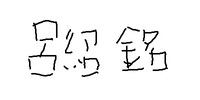
#> input picture HW3/sign.jpg, 200 x 100 px; the run also reads 1 picture not shown here
$ python HW3.py   (older library calls are emulated)
#> lines starting #> are read from the running program, lines starting #| are printed output that depends on the picture; after the words box and inside, x2 and y2 are one past the last pixel; in counts of white or black regions, pixels touching at a corner belong together; pictures that were not available may be replaced by others from this repository, and a replacement may not be noted
import cv2
import numpy as np
sign_img = cv2.imread("sign.jpg", cv2.IMREAD_GRAYSCALE) #讀取簽名
#> sign_img is the input picture: shape (100, 200); min 0, max 255, mean 243.8

def gussenfilter(img, size):
    img = cv2.GaussianBlur(img, (size, size), 0) #高斯濾波
    return img

def compute_gradient(img, size=3):
    x= cv2.Sobel(img,cv2.CV_64F, 1, 0, ksize=size) #計算x方向梯度
    y= cv2.Sobel(img,cv2.CV_64F, 0, 1, ksize=size) #計算y方向梯度
    grad = np.sqrt(np.power(x,2) + np.power(y,2)) #計算梯度
    angle = np.arctan2(y, x) #計算角度
    return grad, angle

def non_max(grad, angle):
    result = np.zeros(grad.shape,dtype="int32") #建立結果數列
    for i in range(1, grad.shape[0]-1):
        for j in range(1, grad.shape[1]-1): #遍歷整個圖像
            if(angle[ i ,j]< 0): #調整到0-pi之間
                angle[i ,j] += np.pi
            if (angle[i, j] >= 7/8*np.pi or angle[i, j] < 1/8*np.pi): #判斷角度
                if grad[i, j] > grad[i, j+1] and grad[i, j] > grad[i, j-1]: #判斷是否為最大值
                    result[i, j] = grad[i, j] #將最大值存入結果數列
                else:
                    result[i, j] = 0 #不是最大值存入0
            elif (angle[i, j] >= 1/8*np.pi and angle[i, j] < 3/8*np.pi): #判斷角度
                if grad[i, j] > grad[i-1, j-1] and grad[i, j] > grad[i+1, j+1]: #判斷是否為最大值
                    result[i, j] = grad[i, j] #將最大值存入結果數列
                else:
                    result[i, j] = 0 #不是最大值存入0
            elif (angle[i, j] >= 3/8*np.pi and angle[i, j] < 5/8*np.pi):
                if grad[i, j] > grad[i-1, j] and grad[i, j] > grad[i+1, j]:
                    result[i, j] = grad[i, j]
                else:
                    result[i, j] = 0
            else:
                if grad[i, j] > grad[i-1, j+1] and grad[i, j] > grad[i+1, j-1]:
                    result[i, j] = grad[i, j]
                else:
                    result[i, j] = 0
    return result

def double_threshold(img, low, high):
    result = np.zeros(img.shape, dtype="uint8") #建立結果數列
    for i in range(1, img.shape[0]-1):
        for j in range(1, img.shape[1]-1): #遍歷整個圖像
            if img[i, j] > high: #判斷是否大於high
                result[i, j] = 255 #強邊界
            elif img[i, j] < low: #判斷是否小於low
                result[i, j] = 0 #非邊界
            else:
                result[i, j] = 128  #弱邊界
    return result

def edge_linking_dfs(img):
    processimg = img.copy() #複製圖片
    edge = np.zeros(img.shape, dtype="uint8")  #建立結果數列
    directions = [(-1, 0), (1, 0), (0, -1), (0, 1), (-1, -1), (-1, 1), (1, -1), (1, 1)] # 定義方向
    def dfs(x, y): # 定義深度優先搜索函數
        stack = [(x, y)] # 初始化堆疊
        while stack: # 當堆疊不為空
            cx, cy = stack.pop() # 取出堆疊頂部元素
            if edge[cx, cy] == 0:  # 尚未訪問
                edge[cx, cy] = 255  # 標記為邊緣
                for dx, dy in directions: # 遍歷所有方向
                    nx, ny = cx + dx, cy + dy # 計算下一個位置
                    if 0 <= nx < processimg.shape[0] and 0 <= ny < processimg.shape[1]: # 確保位置在圖像範圍內
                        if processimg[nx, ny] == 128 and edge[nx, ny] == 0:  # 與弱邊緣相連
                            processimg[nx, ny] = 255  # 標記為強邊緣
                            stack.append((nx, ny)) # 將位置加入堆疊
    for i in range(img.shape[0]):
        for j in range(img.shape[1]): # 遍歷整個圖像
            if processimg[i, j] == 255 and edge[i, j] == 0:  # 強邊緣且未處理
                dfs(i, j) # 進行深度優先搜索
    return edge

def hough_transform(edge_image, theta_res=np.pi/180, rho_res=1, threshold=50, sample_rate=0.5, delta_theta=1, delta_rho=1 ,picturenumber =0):
    height, width = edge_image.shape  # 取得影像尺寸
    diag_len = int(np.sqrt(height**2 + width**2))  # 影像對角線長度
    rhos = np.arange(-diag_len, diag_len , rho_res)  # ρ 的範圍 (-d 到 d)
    thetas = np.arange(0, np.pi, theta_res)  # θ 的範圍 (0 到 180 度)

    edge_points = np.argwhere(edge_image)  # 取得所有邊緣點
    sampled_points_idx = np.random.choice(edge_points.shape[0],size = int(len(edge_points)*sample_rate),replace= False)  # 隨機選擇部分邊緣點
    sampled_points = edge_points[sampled_points_idx]  # 取得部分邊緣點
    print("samplepoint:"+str(len(sampled_points))) #印出取樣點數量

    accumulator = np.zeros((len(rhos), len(thetas)), dtype=np.float64) # 建立累加器

    for y, x in sampled_points:
        for theta_idx, theta in enumerate(thetas): # 遍歷所有角度
            rho = int(x * np.cos(theta) + y * np.sin(theta))  # 計算 ρ 值
            rho_idx = np.argmin(np.abs(rhos - rho))  # 取得最接近的索引
            rho_range = np.arange(max(rho_idx - delta_rho , 0), min(rho_idx + delta_rho + 1, len(rhos))) # 取得擴張範圍
            theta_range = np.arange(max(theta_idx - delta_theta,0), min(theta_idx + delta_theta + 1, len(thetas)))# 取得擴張範圍
            for r_idx in rho_range:
                for t_idx in theta_range: # 遍歷所有範圍
                    if(r_idx == rho_idx and t_idx == theta_idx): #如果是原本的點
                        accumulator[r_idx, t_idx] += 1 #累加1
                    else: #如果不是原本的點
                        accumulator[r_idx, t_idx] += 0.3 #累加0.3
    showimg(accumulator, f"accumulator_im{picturenumber+1}.jpg") #存檔
    lines = [] # 初始線段
    for rho_idx, theta_idx in np.argwhere(accumulator >= threshold): # 取得所有大於閾值的索引
        rho = rhos[rho_idx] # 取得 rho 值
        theta = thetas[theta_idx] # 取得 theta 值
        lines.append((rho, theta)) # 加入線段

    return lines

def drowline(img, lines):
    print("linenumber:"+str(len(lines))) #印出線段數量
    if lines is not None: # 如果有線段
        for line in lines: # 遍歷所有線段
            rho, theta = line  # 提取 rho 和 theta
            a = np.cos(theta) # 計算 cos(theta)
            b = np.sin(theta) # 計算 sin(theta)
            x0 = a * rho # 計算 x0
            y0 = b * rho # 計算 y0
            # 計算兩個端點
            x1 = int(x0 + 2000 * (-b))
            y1 = int(y0 + 2000 * (a))
            x2 = int(x0 - 2000 * (-b))
            y2 = int(y0 - 2000 * (a))
            cv2.line(img, (x1, y1), (x2, y2), (0, 255, 0), 1)# 在圖像上繪製直線


def canny_edge(img, gussenfiltersize, compute_gradientsize,low, high, i):
    processimg = img.copy() #複製圖片
    processimg = gussenfilter(processimg, gussenfiltersize)#高斯濾波
    grad, angle = compute_gradient(processimg, compute_gradientsize)#計算梯度
    showimg(grad, f"grad_im{i+1}.jpg") #存檔
    grad = non_max(grad, angle) #非極大值抑制
    showimg(grad, f"non_max_im{i+1}.jpg") #存檔
    grad = double_threshold(grad ,low , high) #雙閾值
    gradresult = edge_linking_dfs(grad) #邊緣連接
    return gradresult, grad

def sign(input):
    (h, w) = input.shape  # 取得圖片height 、width(黑白)
    #簽名在圖片的右下角位置
    for i in range(100):
        for j in range(200):
            if sign_img[i][j] < 50:  # 如果該位置小於50(黑色)，則將該位置像素調整為全白
                input[h - 100 + i][w - 200 + j] = 255
    return input

def signcolor(input):
    (h, w , r) = input.shape  # 取得圖片height 、width(黑白)
    #簽名在圖片的右下角位置
    for i in range(100):
        for j in range(200):
            if sign_img[i][j] < 50:  # 如果該位置小於50(黑色)，則將該位置像素調整為全黑
                for k in range(r): #  遍歷所有通道
                    input[h - 100 + i][w - 200 + j][k] = 0 # 將該位置像素調整為全黑
    return input

def showimg(img, name):
    (h, w) = img.shape
    showpicture = np.zeros((h, w), dtype="uint8")
    for i in range(h):
        for j in range(w):
            if(img[i][j] > 255):
                showpicture[i][j] = 255
            elif(img[i][j] < 0):
                showpicture[i][j] = 0
            else:
                showpicture[i][j] = img[i][j]
    showpicture = sign(showpicture)
    cv2.imwrite(name, showpicture)

if __name__ == "__main__":
    parameter=[[50, 150, 70],[50, 150, 80],[50, 150, 80]]#參數(low,higt,threshold)

    for i in range(0, 3):
        img = cv2.imread(f"im{i+1}.jpg") #讀取圖片
        imgresize = cv2.resize(img, (int(img.shape[1]/4), int(img.shape[0]/4)))#縮小圖片
#> imgresize: shape (468, 625, 3); every value is 0
        imgresizegray = cv2.cvtColor(imgresize, cv2.COLOR_BGR2GRAY)#轉換成灰階圖片
#> imgresizegray: shape (468, 625); every value is 0
        gradresult,grad = canny_edge(imgresizegray , 5, 3, parameter[i][0], parameter[i][1],i) #canny邊緣檢測
#> in compute_gradient, `x= cv2.Sobel(img,cv2.CV_64F, 1, 0, ksize=size)`: x: shape (468, 625) float64; every value is 0
#> after the loop in sign, `for i in range(100):`:
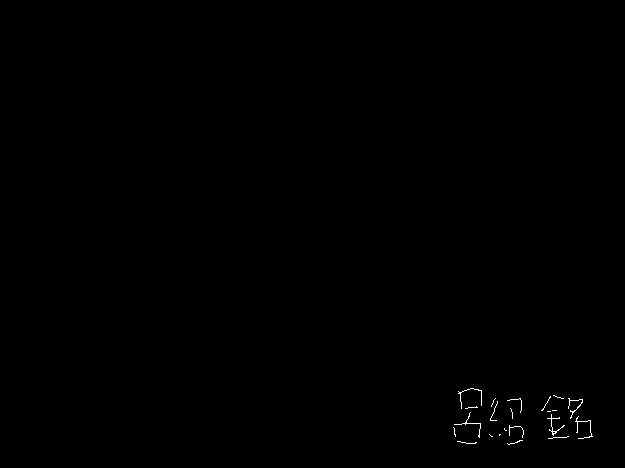
#> input: shape (468, 625); 0.18% white in thin lines or dots, all inside (x1, y1, x2, y2) = (453, 388, 593, 445)
#> after the loop in non_max, `for i in range(1, grad.shape[0]-1):`: result: shape (468, 625) int32; every value is 0
        grad = sign(grad) #簽名
        gradresult = sign(gradresult) #簽名
        cv2.imwrite(f"double_im{i+1}.jpg", grad) #存檔
        cv2.imwrite(f"cannyedge_im{i+1}.jpg", gradresult) #存檔

        lines= hough_transform(gradresult,  threshold=parameter[i][2],sample_rate=0.5, delta_theta=0, delta_rho=0 ,picturenumber= i) #霍夫變換
#> in hough_transform, `edge_points = np.argwhere(edge_image)`: edge_points = 537 pairs, first value 388 to 444, second value 453 to 592
#> in hough_transform, `sampled_points_idx = np.random.choice(edge_points.shape[0],size = int(..`: sampled_points_idx = 268 values, max 536 at index 154, min 1 at index 86, mean 268.1
#> in hough_transform, `sampled_points = edge_points[sampled_points_idx]`: sampled_points = 268 pairs, first value 388 to 444, second value 454 to 592
#| samplepoint:268
#> the loop in hough_transform, `for y, x in sampled_points:` made 268 passes
#> (y, x) on passes 1 to 3: (408, 510), (437, 522), (411, 494)
#> after the loop in hough_transform, `for y, x in sampled_points:`:
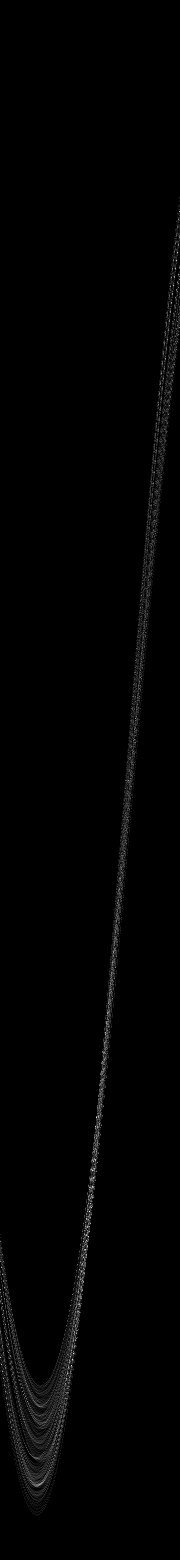
#> accumulator: shape (1560, 180) float64; min 0, max 18, mean 0.172; drawn with min black and max white
#> after the loop in sign (call 5), `for i in range(100):`:
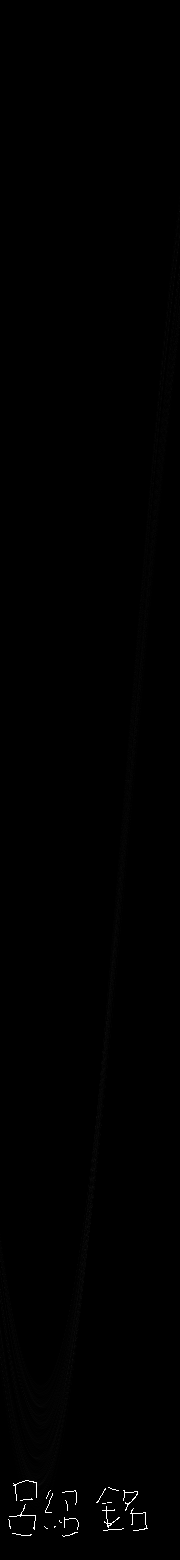
#> input: shape (1560, 180); min 0, max 255, mean 0.7
#> after the loop in hough_transform, `for rho_idx, theta_idx in np.argwhere(accumulator >= threshold):`: lines = []
#> lines = []
        drowline(imgresize, lines) #畫線
#| linenumber:0
        imgresize = signcolor(imgresize) #簽名
        cv2.imwrite(f"Detected_Lines_im{i+1}.jpg",imgresize) #存檔
#> pass 2 of the loop `for i in range(0, 3):`:
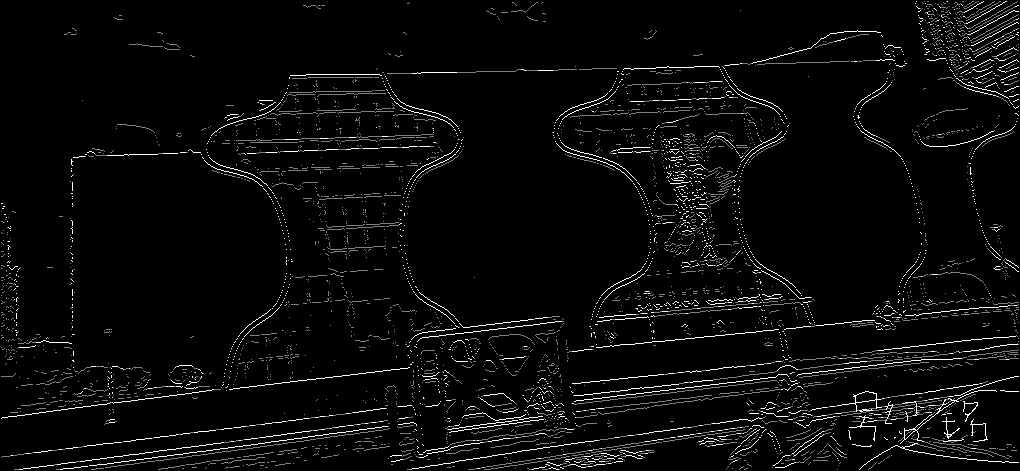
#> input picture HW3/double_im1.jpg, 1020 x 471 px, given in place of im2.jpg, which was not available
#> img is the input picture: shape (471, 1020, 3); min 0, max 255, mean 10
#> imgresize: shape (117, 255, 3)
#> imgresizegray: shape (117, 255)
#> img: shape (117, 255)
#> gradresult: shape (117, 255); 10.8% white in thin lines or dots, all inside (x1, y1, x2, y2) = (1, 11, 254, 116)
#> after the loop in sign (call 9), `for i in range(100):`:
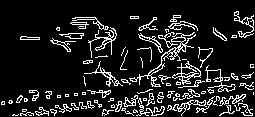
#> input: shape (117, 255); 12.4% white in thin lines or dots, all inside (x1, y1, x2, y2) = (1, 11, 254, 116)
#| samplepoint:1850
#> the loop in hough_transform (call 2), `for y, x in sampled_points:` made 1850 passes
#> (y, x) on passes 1 to 3: (80, 215), (33, 77), (112, 145)
#> after the loop in showimg (call 6), `for i in range(h):`:
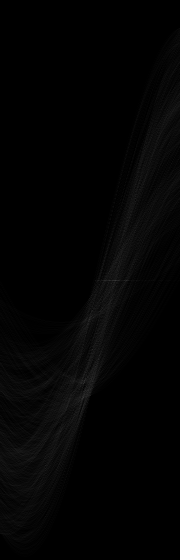
#> showpicture: shape (560, 180); min 0, max 55, mean 3.3
#| linenumber:0
